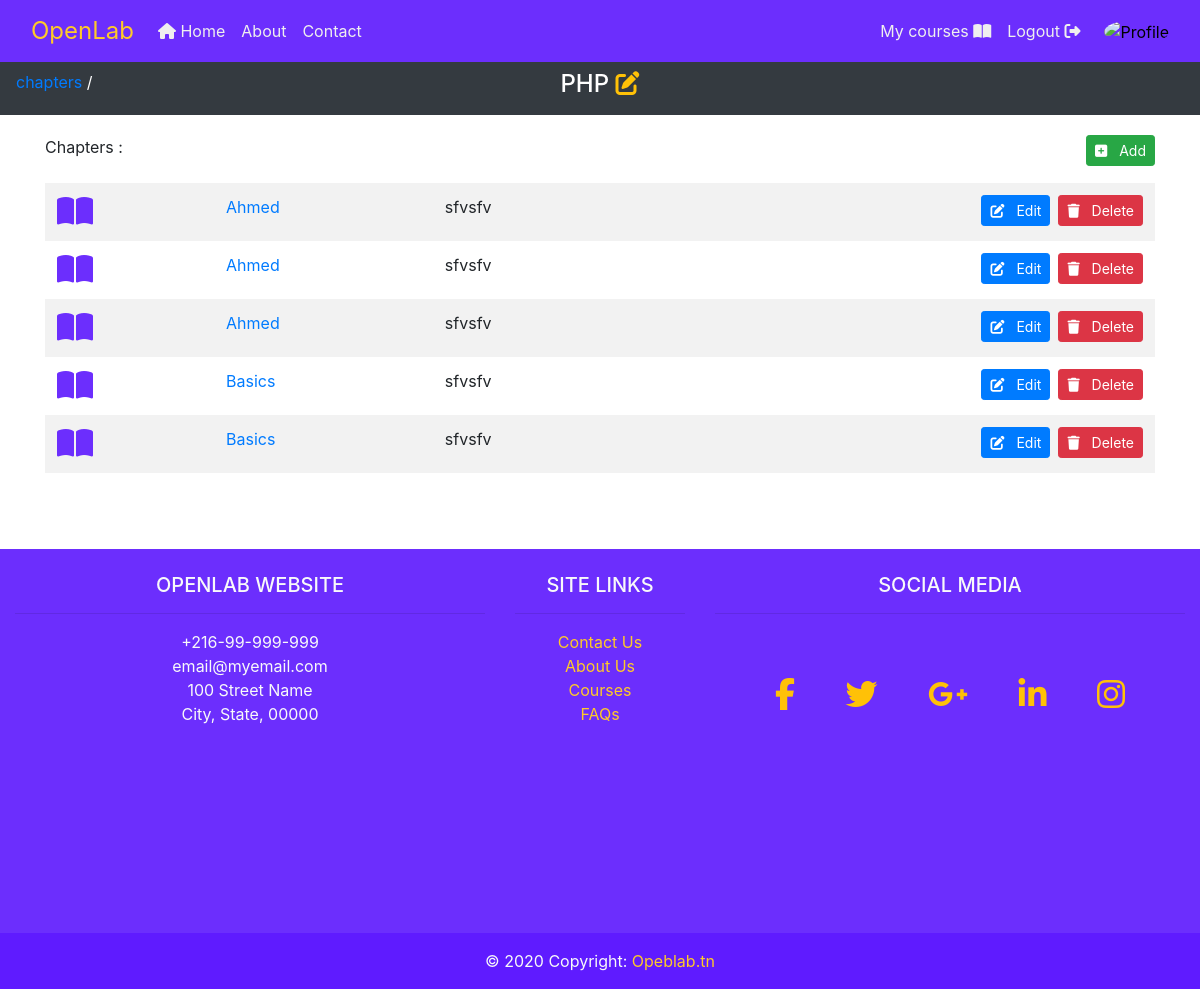
Screenshot of /courses/php/chapters/ (signed in) with the database file from the repository.
### courses/models.py (models this page shows, shortened)
class Course(models.Model):
	slug 		= models.SlugField(unique=True)
	name 		= models.CharField(max_length=50)
	detail 		= models.CharField(max_length=250, verbose_name='About the course')
	thumbnail 	= models.ImageField(upload_to='courses/thumbnails/', null=True)
	teacher 	= models.ForeignKey(Teacher, on_delete=models.CASCADE)
	students 	= models.ManyToManyField(Student, related_name='students_to_course')
	created_date 		= models.DateTimeField(auto_now_add=True)
	last_update_date 	= models.DateTimeField(auto_now=True)

class Chapter(models.Model):
	slug 		= models.SlugField()
	name 		= models.CharField(max_length=20)
	detail 		= models.CharField(max_length=250, verbose_name='About the chapter')
	content 	= models.TextField(null=True)
	index 		= models.IntegerField(default=1, null=False)
	course 		= models.ForeignKey(Course, on_delete=models.CASCADE)
	created_date		= models.DateTimeField(auto_now_add=True)
	last_update_date 	= models.DateTimeField(auto_now=True)

### courses/views.py (the view)
# urls.py: path('chapters/', views.chapter_list, name='chapter_list'),
def chapter_list(request, course_slug):
	course = get_object_or_404(Course, slug=course_slug)
	chapter_list = course.chapter_set.all()
	context = {
		'title': course.name,
		'course': course,
		'chapter_list': chapter_list,
		'owner': course.teacher.user == request.user,
	}
	return render(request, 'chapters/chapter_list.html', context)

### users/models.py (called while the page is built)
	def get_picture_url(self):
		if self.picture:
			return self.picture.url
		else:
			if self.is_student:
				return '/media/users/pictures/student-default.png'
			elif self.is_teacher:
				return '/media/users/pictures/teacher-default.png'
			else:
				return '/media/users/pictures/default.png'

### courses/templates/chapters/chapter_list.html (shortened to what this page needs)
{% extends "base.html" %}
{% block sub_nav %}
	<div class="py-2 text-center bg-dark text-white">
		<p class="float-left ml-3 position-absolute">
			<a href="{% url 'courses:chapter_list' course.slug %}">chapters</a> /
		</p>
		<br class="d-xm-block d-lg-none">
		<h4>
			{{ course.name }}
			{% if owner %}
				<a href="{% url 'courses:update' course.slug %}" class="text-warning">
					<i class="fas fa-edit"></i>
				</a>
			{% endif %}
		</h4>
	</div>
{% endblock sub_nav %}
{% block content %}
		<div class="container">
			<div class="row">
				<div class="col-12">
					Chapters :
					{% if owner %}
						<a class="btn btn-sm float-right btn-success text-white px-2"
							href="{% url 'courses:chapter_create' course.slug %}">
							<i class="fas fa-plus-square mr-2"></i>
								Add
						</a>
					{% endif %}
					{% if chapter_list %}
						<table class="table table-borderless table-striped mt-4">
							<tbody>
								{% for chapter in chapter_list %}
									{% url 'courses:chapter:detail' course.slug chapter.slug as detail_url%}
									<tr onclick="location.href='{{ detail_url }}'" style="cursor: pointer;">
										<td><i class="fas fa-book-open fa-2x ol-text-primary"></i></td>
										<td>
											<a href="{{ detail_url }}">
												{{ chapter.name }}
											</a>
										</td>
										<td class="d-none d-sm-none d-md-block">{{ chapter.detail|slice:100 }}</td>
										<td>
											{% if owner %}
												<a class="btn btn-sm float-right btn-danger text-white px-2 ml-2"
													href="{% url 'courses:chapter:delete' course.slug chapter.slug %}">
													<i class="fas fa-trash mr-2"></i>
														Delete
												</a>
												<a class="btn btn-sm float-right btn-primary text-white px-2 "
													href="{% url 'courses:chapter:update_info' course.slug chapter.slug %}">
													<i class="fas fa-edit mr-2"></i>
														Edit
												</a>
											{% endif %}
										</td>
									</tr>
								{% endfor %}
							</tbody>
						</table>
					{% else %}
						<p class="text-danger">No chapters, yet.</p>
					{% endif %}
				</div>
			</div>
		</div>
{% endblock content %}

### static/css/style.css (style rules this page uses)
html { position: relative; min-height: 100%; }
body { margin-bottom: 500px; }
.ol-text-primary { color: #6c2efd; }

### rows the page displays
Course: name "PHP"
Chapter: name "Ahmed", detail "sfvsfv"
Chapter: name "Ahmed", detail "sfvsfv"
Chapter: name "Ahmed", detail "sfvsfv"
Chapter: name "Basics", detail "sfvsfv"
Chapter: name "Basics", detail "sfvsfv"
